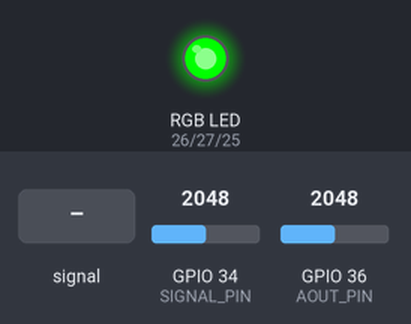
Simulated run of this sketch. Board: ESP32. Shown: an RGB LED mixed from three pins (HIGH = lit). The test bench sets the inputs (shaded band); at power-on: GPIO 36 (AOUT_PIN) = 2048, GPIO 34 (SIGNAL_PIN) = 2048. What the sketch prints to the serial monitor is not drawn.

Above: at 1.9 s.
2.0 s: GPIO 34 (SIGNAL_PIN) fed a 200 Hz sine of ±1842 counts around its level
At 2.9 s:
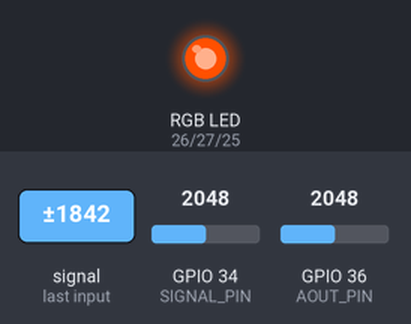
6.0 s: GPIO 36 (AOUT_PIN) set to 560
At 9.0 s:
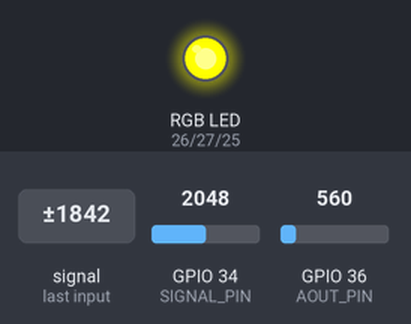
10.3 s: GPIO 34 (SIGNAL_PIN) set to 260
At 12.4 s:
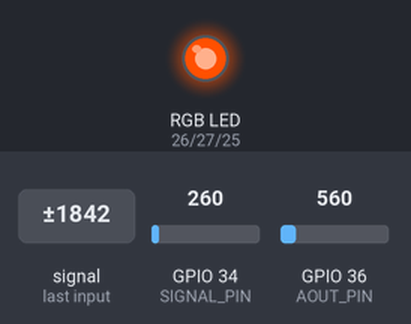
12.8 s: GPIO 34 (SIGNAL_PIN) set to 288
17.1 s: GPIO 34 (SIGNAL_PIN) set to 326
At 19.4 s:
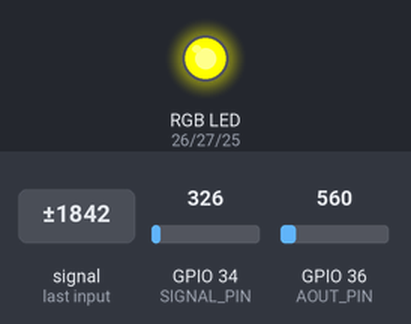
19.7 s: GPIO 34 (SIGNAL_PIN) set to 110
At 21.6 s:
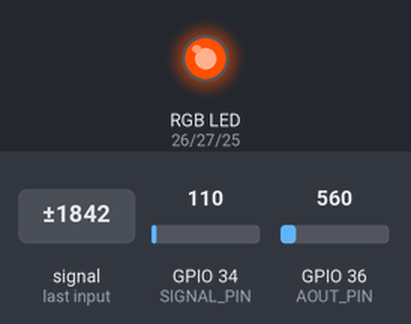
Timing chart, 0 to 22.9 s (numbered marks = the images above; inputs shaded):
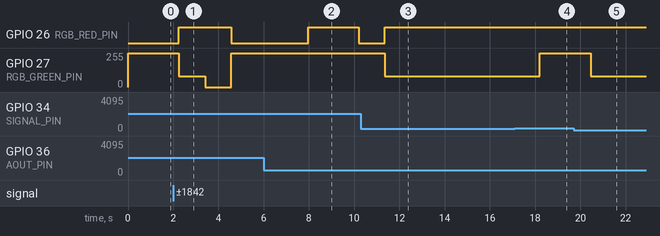

The sketch:

esp32_water_soil_sensor.ino
```cpp
// ---- Pins Configured -------------------------------------------------------
#define AOUT_PIN      36 // Chân VP (GPIO36) nhận tín hiệu Analog độ ẩm đất
#define SIGNAL_PIN    34 // Chân GPIO34 nhận tín hiệu cảm biến mực nước

// Common-cathode RGB LED.
#define RGB_RED_PIN   26 // Chân điều khiển LED Đỏ
#define RGB_GREEN_PIN 27 // Chân điều khiển LED Xanh lá
#define RGB_BLUE_PIN  25 // Chân điều khiển LED Xanh dương

// ---- Ngưỡng cài đặt (ADC 0 - 4095) ---------------------------------------
// Cảm biến mực nước
const int WATER_MAX_ANOMALY   = 3500; // Nước quá cao / Ngập lụt
const int WATER_HIGH_THRESH    = 1500; // Nước đầy
const int WATER_LOW_THRESH     = 300;  // Nước thấp / Cạn

// Cảm biến độ ẩm đất (Đã hiệu chỉnh theo cảm biến thực tế: Giá trị CÀNG CAO = CÀNG ẨM)
const int MOISTURE_DISCONNECT  = 50;   // Bất thường: Mất kết nối dây
const int MOISTURE_DRY_THRESH  = 150;  // Đất khô / Cần tưới
const int MOISTURE_WET_THRESH  = 600;  // Đất ướt / Ẩm cao
const int MOISTURE_SHORT_CIR   = 4000; // Bất thường: Chập mạch

int waterValue = 0;
int moistureValue = 0;

// Hàm bật màu tùy chỉnh cho LED RGB bằng PWM (analogWrite) để phối màu chính xác
void setLedColor(int r, int g, int b) {
  analogWrite(RGB_RED_PIN,   r);
  analogWrite(RGB_GREEN_PIN, g);
  analogWrite(RGB_BLUE_PIN,  b);
}

// The LED only ever shows one of these 4 colors, matching the risk_level
// tiers used by the backend/dashboard (normal / medium / high+critical),
// plus a hardware-fault color that has no equivalent on the dashboard.
// Only the LED color is simplified this way; the JSON "type" field sent to
// the backend keeps its original fine-grained value in every branch below,
// so nothing on the backend/dashboard side needs to change.
void ledHardwareFault() { setLedColor(255, 0, 0); }   // RED    - sensor fault / flood, do not trust reading
void ledNoProblem()     { setLedColor(0, 255, 0); }   // GREEN  - matches backend risk_level "normal"
void ledCaution()       { setLedColor(255, 255, 0); } // YELLOW - matches backend risk_level "medium"
void ledNeedsAttention(){ setLedColor(255, 80, 0); }  // ORANGE - matches backend risk_level "high"/"critical"

// In chuỗi JSON gửi về Serial
void printReading(const char* status_type, int water, int moisture, const char* color_name) {
  Serial.print("{\"type\":\"");
  Serial.print(status_type);
  Serial.print("\",\"water_level\":");
  Serial.print(water);
  Serial.print(",\"soil_moisture\":");
  Serial.print(moisture);
  Serial.print(",\"led_color\":\"");
  Serial.print(color_name);
  Serial.print("\",\"timestamp_ms\":");
  Serial.print(millis());
  Serial.println("}");
}

void setup() {
  Serial.begin(9600);
  analogSetAttenuation(ADC_11db);

  pinMode(AOUT_PIN, INPUT);
  pinMode(SIGNAL_PIN, INPUT);

  pinMode(RGB_RED_PIN, OUTPUT);
  pinMode(RGB_GREEN_PIN, OUTPUT);
  pinMode(RGB_BLUE_PIN, OUTPUT);

  setLedColor(0, 0, 0); // Tắt LED ban đầu
}

void loop() {
  waterValue = analogRead(SIGNAL_PIN);
  moistureValue = analogRead(AOUT_PIN);

  // 1. Kiểm tra sự cố phần cứng / Lỗi ngập lụt
  if (waterValue >= WATER_MAX_ANOMALY ||
      moistureValue <= MOISTURE_DISCONNECT ||
      moistureValue >= MOISTURE_SHORT_CIR) {

    ledHardwareFault();
    Serial.println(">>> TRẠNG THÁI: [BÁO ĐỘNG] Lỗi cảm biến hoặc ngập lụt! | LED: DO (Machine anomaly)");
    printReading("alert_hardware_or_flood", waterValue, moistureValue, "RED");
  }
  // 2. NƯỚC ĐẦY (water >= 1500)
  else if (waterValue >= WATER_HIGH_THRESH) {
    if (moistureValue < MOISTURE_DRY_THRESH) {
      ledNeedsAttention();
      Serial.println(">>> TRẠNG THÁI: Nước đầy - Đất khô (Cần tưới) | LED: CAM (Needs attention)");
      printReading("warning_dry", waterValue, moistureValue, "ORANGE");
    }
    else if (moistureValue > MOISTURE_WET_THRESH) {
      ledNoProblem();
      Serial.println(">>> TRẠNG THÁI: Nước đầy - Đất rất ướt | LED: XANH LA (No problem)");
      printReading("data_wet", waterValue, moistureValue, "GREEN");
    }
    else {
      ledNoProblem();
      Serial.println(">>> TRẠNG THÁI: Nước đầy - Đất độ ẩm vừa (Lý tưởng) | LED: XANH LA (No problem)");
      printReading("data_ideal", waterValue, moistureValue, "GREEN");
    }
  }
  // 3. NƯỚC VỪA (300 <= water < 1500)
  else if (waterValue >= WATER_LOW_THRESH) {
    if (moistureValue < MOISTURE_DRY_THRESH) {
      ledNeedsAttention();
      Serial.println(">>> TRẠNG THÁI: Nước trung bình - Đất khô | LED: CAM (Needs attention)");
      printReading("warning_dry_medium_water", waterValue, moistureValue, "ORANGE");
    }
    else if (moistureValue > MOISTURE_WET_THRESH) {
      ledCaution();
      Serial.println(">>> TRẠNG THÁI: Nước trung bình - Đất ướt | LED: VANG (Caution)");
      printReading("data_wet_medium_water", waterValue, moistureValue, "YELLOW");
    }
    else {
      ledCaution();
      Serial.println(">>> TRẠNG THÁI: Nước trung bình - Đất vừa | LED: VANG (Caution)");
      printReading("data_medium", waterValue, moistureValue, "YELLOW");
    }
  }
  // 4. NƯỚC CẠN (water < 300)
  else {
    if (moistureValue < MOISTURE_DRY_THRESH) {
      ledNeedsAttention();
      Serial.println(">>> TRẠNG THÁI: [CỰC KỲ NGUY HIỂM] Hết nước & Đất khô! | LED: CAM (Needs attention)");
      printReading("alert_critical_dry_no_water", waterValue, moistureValue, "ORANGE");
    }
    else if (moistureValue > MOISTURE_WET_THRESH) {
      ledNeedsAttention();
      Serial.println(">>> TRẠNG THÁI: Cạn nước trong bình - Đất ướt | LED: CAM (Needs attention)");
      printReading("warning_low_water_wet_soil", waterValue, moistureValue, "ORANGE");
    }
    else {
      ledNeedsAttention();
      Serial.println(">>> TRẠNG THÁI: Cạn nước trong bình - Đất vừa | LED: CAM (Needs attention)");
      printReading("warning_low_water", waterValue, moistureValue, "ORANGE");
    }
  }

  delay(1000);
}
```

Measured:
- the behaviour switches between 299 and 300 on GPIO 34 (SIGNAL_PIN) (found by bisection; images 3 and 4)
- after the input at 2.0 s, GPIO 26 (RGB_RED_PIN): LOW → HIGH after 0.25 s, → LOW 2.3 s later; GPIO 27 (RGB_GREEN_PIN): 255/255 → 80/255 after 0.25 s, → 0/255 1.2 s later, → 255/255 1.2 s later
- after the input at 6.0 s, GPIO 26 (RGB_RED_PIN): LOW → HIGH after 2.0 s instead of 3.1 s
- after the input at 10.3 s, GPIO 27 (RGB_GREEN_PIN): 255/255 → 80/255 after 1.1 s
- after the input at 12.8 s, every drawn part: stays the same
- after the input at 17.1 s, GPIO 27 (RGB_GREEN_PIN): 80/255 → 255/255 after 1.1 s
- after the input at 19.7 s, GPIO 27 (RGB_GREEN_PIN): 255/255 → 80/255 after 0.75 s
